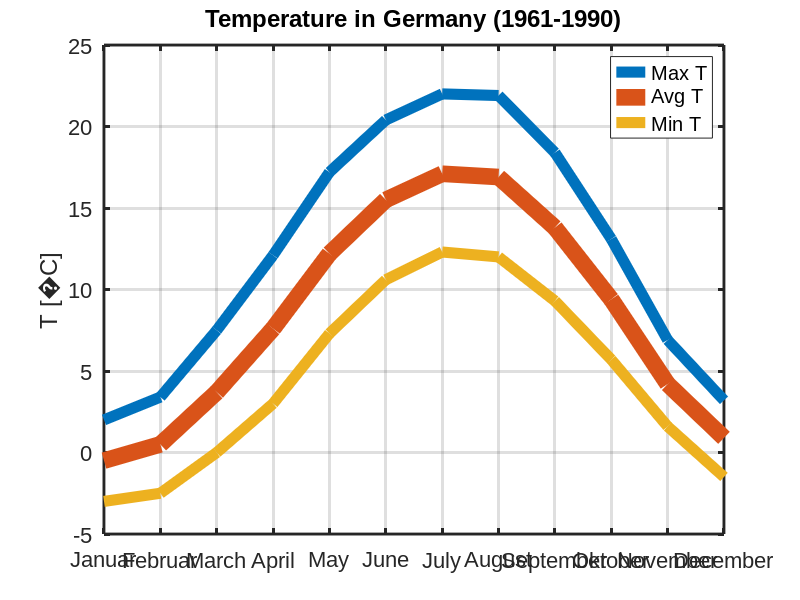

MATLAB code for this plot: (Note: this script raises an error after producing the figure.)
function tutorial_plot2svg
% First, let's look at the temperature in Germany depending on the month
% (averaged 1961-1990, source http://de.wikipedia.org/wiki/Klima)
name={'Januar','Februar','March','April','May','June','July','August','September','Oktober','November','December'};
avgT =[-0.5       0.5      3.7     7.6   12.2   15.5   17.1    16.9      13.8        9.4       4.2        0.9];
minT =[-3.0      -2.5      0.0     3.0    7.3   10.6   12.3    12.0       9.3        5.7       1.6       -1.5];
maxT =[ 2.0       3.4      7.5    12.1   17.2   20.4   22.0    21.9      18.4       13.1       6.9        3.2];
% Draw a new figure and set the default values for the text font
fig = figure;
set(fig,'DefaultAxesFontName','Arial')
set(fig,'DefaultAxesFontSize', 16)
% Let's plot the data
h = plot( 1:12, maxT, 1:12, avgT, 1:12, minT);
% Now we change the XTickLabels
set(gca, 'XTick', 1:12);
set(gca, 'XTickLabel', name);
% We change the LineWidth ...
set(h(2), 'LineWidth', 12);
set(h([1 3]), 'LineWidth', 8);
set(gca, 'LineWidth', 2);
% ... and add a legend
[h1,h2] = legend(h, {'Max T', 'Avg T', 'Min T'});
% Next we add a title, ylabel, grid, box on
title('Temperature in Germany (1961-1990)');
str = sprintf('T [%cC]', char(176));
ylabel(str);
grid on
box on
axis([1 12 -5 25])

% Up to here we have created a standard Matlab figure.
% We create a svg plot as reference
plot2svg('temperature_standard.svg');
% Let's improve first the x-axis. The labels overlap. This doesn't look
% nice. Unfortunately, the tickmark labels do not have the same Matlab
% properties as standard text. Therfore, it is not possible to rotate them.
setting.svg.XTickLabelAngle = -40;
set(gca, 'UserData', setting);
% Just turning the labels won't help, as they would be cut at the bottom.
% Therfore, we shift the axes position up.
set(gca, 'Position', [0.13 0.21 0.720 0.715]);
% Now let's beautify the plot by adding some light and shadow
drop_shadow_lighting(h);
for i = 1:length(h2)
    if ~strcmp(get(h2(i),'Type'),'text')
        drop_shadow_lighting(h2(i));
    end
end
plot2svg('temperature_nicer.svg');
% But, this is not enough. To make it perfect we replace the line color by
% a background pixel image (1px x 50px). This pixel image is scaled to cover
% the whole axes region.
colors = reshape(flipud(jet(50)),[50 1 3]);
imwrite(colors, 'gradient.png', 'png')
% To add the pixel image the used filter chain is modified.
drop_shadow_lighting_background(h, 'gradient.png');
for i = 1:length(h2)
    if ~strcmp(get(h2(i),'Type'),'text')
        drop_shadow_lighting_background(h2(i), 'gradient.png');
    end
end
plot2svg('temperature_perfect.svg');
% Filters are a very powerful feature of SVG. Unfortunately, not all SVG
% render tools give full support. The best browser for SVG filters at the
% moment seems to be Opera directly followed by Firefox. For Inkscape I had
% to add a workaround in the plot2svg as it does not correctly handle
% feImage filters. IE + RENESIS will not work as it does not support
% filters. IE + Adobe may work, but is not tested. The Safari browser may
% also fully support filters (not tested).



function drop_shadow_lighting(s)
% Draws a shadow and adds light effects.
% PRELIMINARY IMPLEMENTATION (Parameters may change)
% Parameters:
%   s : Array of plot object handles
svgBoundingBox(s, 'axes', 12, 'off');
svgGaussianBlur(s, 'SourceAlpha', 2, 'blur');
svgSpecularLightingDistant(s, 'blur', 1, 16, 2, 225, 45, 'lighting')
svgComposite(s, 'lighting', 'SourceGraphic', 'atop', 'obj');
svgGaussianBlur(s, 'SourceAlpha', 5, 'blur2');
svgOffset(s, 'blur2', [8 7], 'shade');
svgComposite(s, 'obj', 'shade', 'over', 'final');

function drop_shadow_lighting_background(s, background)
% Draws a shadow and adds light effects. The edge and face color of the
% elements is replaced by a background pixel graphic that is scaled to
% cover the axes
% PRELIMINARY IMPLEMENTATION (Parameters may change)
% Parameters:
%   s : Array of plot object handles
svgBoundingBox(s, 'axes', 12, 'off');
svgGaussianBlur(s, 'SourceAlpha', 2, 'blur');
svgSpecularLightingDistant(s, 'blur', 1, 16, 2, 225, 45, 'lighting')
svgImage(s, background, 'none', 'pic');
svgComposite(s, 'pic', 'SourceGraphic', 'atop', 'cut_pic');
svgComposite(s, 'lighting', 'cut_pic', 'atop', 'obj');
svgGaussianBlur(s, 'SourceAlpha', 5, 'blur2');
svgOffset(s, 'blur2', [8 7], 'shade');
svgComposite(s, 'obj', 'shade', 'over', 'final');


function svgBoundingBox(s, type, overlap, visible)
% Configures the bounding box of a SVG filter
% PRELIMINARY IMPLEMENTATION (Parameters may change)
% Parameters:
%   s : Array of plot object handles
%   type : [axes, element, relative]
%          Sets the filter bounding box to cover the axis reagion (axes), the
%          element extension (element or relative). Axes gives usually the
%          best results but may be slower.
%   overlap : Many filters need an overlap to work correctly.
%             Typical values for type 'axes' and 'element' -> 10
%             Typical values for type 'relative' -> 0.1
%   visible : Debugging functionality to see the bounding box used for an
%             object
for i = 1:length(s)
    userdata = get(s(i),'UserData');
    userdata.svg.BoundingBox.Visible = visible;    % Useful for debugging of bounding box for filters
    userdata.svg.BoundingBox.Type = type;          % [axes, element, relative]
    userdata.svg.BoundingBox.Overlap = overlap;
    set(s(i),'UserData', userdata);
end


function svgSpecularLightingDistant(s, source, specularConstant, specularExponent, surfaceScale, azimuth, elevation, result)
% Adds a feSpecularLighting SVG filter with distant light source
% PRELIMINARY IMPLEMENTATION (Parameters may change)
% Parameters:
%   s : Array of plot object handles
%   source : Any previous defined filter result string, 'SourceGraphic',
%            or 'SourceAlpha'.
%   specularConstant : Specular constant
%   specularExponent : Specular exponent
%   surfaceScale : Surface scaling factor
%   azimuth : Light azimuth angle [deg], typical 225.
%   elevation : Light elevation angle [deg], typical 45.
%   result : String that identifies the filter result for following filter
%            stages.
for i = 1:length(s)
    userdata = get(s(i),'UserData');
    if isfield(userdata, 'svg') && isfield(userdata.svg, 'Filter')
        next = length(userdata.svg.Filter) + 1;
    else
        next = 1;
    end
    userdata.svg.Filter(next).Subfilter.Type = 'feSpecularLighting';
    userdata.svg.Filter(next).Subfilter.Source = source;
    userdata.svg.Filter(next).Subfilter.Result = result;
    userdata.svg.Filter(next).Subfilter.SpecularConstant = specularConstant;
    userdata.svg.Filter(next).Subfilter.SpecularExponent = specularExponent;
    userdata.svg.Filter(next).Subfilter.SurfaceScale = surfaceScale;
    userdata.svg.Filter(next).Subfilter.LightType = 'feDistantLight';
    userdata.svg.Filter(next).Subfilter.Azimuth = azimuth;
    userdata.svg.Filter(next).Subfilter.Elevation = elevation;
    set(s(i),'UserData', userdata);
end

function svgImage(s, file, aspectRatio, result)
% Adds a feImage SVG filter
% PRELIMINARY IMPLEMENTATION (Parameters may change)
% Parameters:
%   s : Array of plot object handles
%   file : Pixel graphics file name (png or jpeg) with extension.
%   aspectRatio: 'none' -> scale to bounding box limits
%                'xMinYMin meet', 'xMinYMin slice', 'xMidYMid meet', ...
%                -> see SVG 1.1 specification
%   result : String that identifies the filter result for following filter
%            stages.
for i = 1:length(s)
    userdata = get(s(i),'UserData');
    if isfield(userdata, 'svg') && isfield(userdata.svg, 'Filter')
        next = length(userdata.svg.Filter) + 1;
    else
        next = 1;
    end
    userdata.svg.Filter(next).Subfilter.Type = 'feImage';
    userdata.svg.Filter(next).Subfilter.File = file;
    userdata.svg.Filter(next).Subfilter.AspectRatio = aspectRatio;
    userdata.svg.Filter(next).Subfilter.Result = result;
    set(s(i),'UserData', userdata);
end

function svgGaussianBlur(s, source, deviation, result)
% Adds a feGaussianBlur SVG filter
% PRELIMINARY IMPLEMENTATION (Parameters may change)
% Parameters:
%   s : Array of plot object handles
%   source : Any previous defined filter result string, 'SourceGraphic',
%            or 'SourceAlpha'.
%   deviation : Blur strength
%   result : String that identifies the filter result for following filter
%            stages.
for i = 1:length(s)
    userdata = get(s(i),'UserData');
    if isfield(userdata, 'svg') && isfield(userdata.svg, 'Filter')
        next = length(userdata.svg.Filter) + 1;
    else
        next = 1;
    end
    userdata.svg.Filter(next).Subfilter.Type = 'feGaussianBlur';
    userdata.svg.Filter(next).Subfilter.Deviation = deviation;
    userdata.svg.Filter(next).Subfilter.Source = source;
    userdata.svg.Filter(next).Subfilter.Result = result;
    set(s(i),'UserData', userdata);
end


function svgOffset(s, source, offset, result)
% Adds a feOffset SVG filter
% PRELIMINARY IMPLEMENTATION (Parameters may change)
% Parameters:
%   s : Array of plot object handles
%   source : Any previous defined filter result string, 'SourceGraphic',
%            or 'SourceAlpha'.
%   offset : Offset value [x y]
%   result : String that identifies the filter result for following filter
%            stages.
for i = 1:length(s)
    userdata = get(s(i),'UserData');
    if isfield(userdata, 'svg') && isfield(userdata.svg, 'Filter')
        next = length(userdata.svg.Filter) + 1;
    else
        next = 1;
    end
    userdata.svg.Filter(next).Subfilter.Type = 'feOffset';
    userdata.svg.Filter(next).Subfilter.Source = source;
    userdata.svg.Filter(next).Subfilter.Offset = offset;
    userdata.svg.Filter(next).Subfilter.Result = result;
    set(s(i),'UserData', userdata);
end

function svgComposite(s, source1, source2, operator, result)
% Adds a feComposite SVG filter
% PRELIMINARY IMPLEMENTATION (Parameters may change)
% Parameters:
%   s : Array of plot object handles
%   source1 : Any previous defined filter result string, 'SourceGraphic',
%             or 'SourceAlpha'.
%   source2 : Any previous defined filter result string, 'SourceGraphic',
%             or 'SourceAlpha'.
%   operator : Operator 'over','in','out','atop','xor','arithmetic'
%              -> see SVG 1.1 specification. 'arithmetic' is not yet
%              supported.
%   result : String that identifies the filter result for following filter
%            stages.
for i = 1:length(s)
    userdata = get(s(i),'UserData');
    if isfield(userdata, 'svg') && isfield(userdata.svg, 'Filter')
        next = length(userdata.svg.Filter) + 1;
    else
        next = 1;
    end
    userdata.svg.Filter(next).Subfilter.Type = 'feComposite';
    userdata.svg.Filter(next).Subfilter.Source1 = source1;
    userdata.svg.Filter(next).Subfilter.Source2 = source2;
    userdata.svg.Filter(next).Subfilter.Operator = operator;
    userdata.svg.Filter(next).Subfilter.Result = result;
    set(s(i),'UserData', userdata);
end
